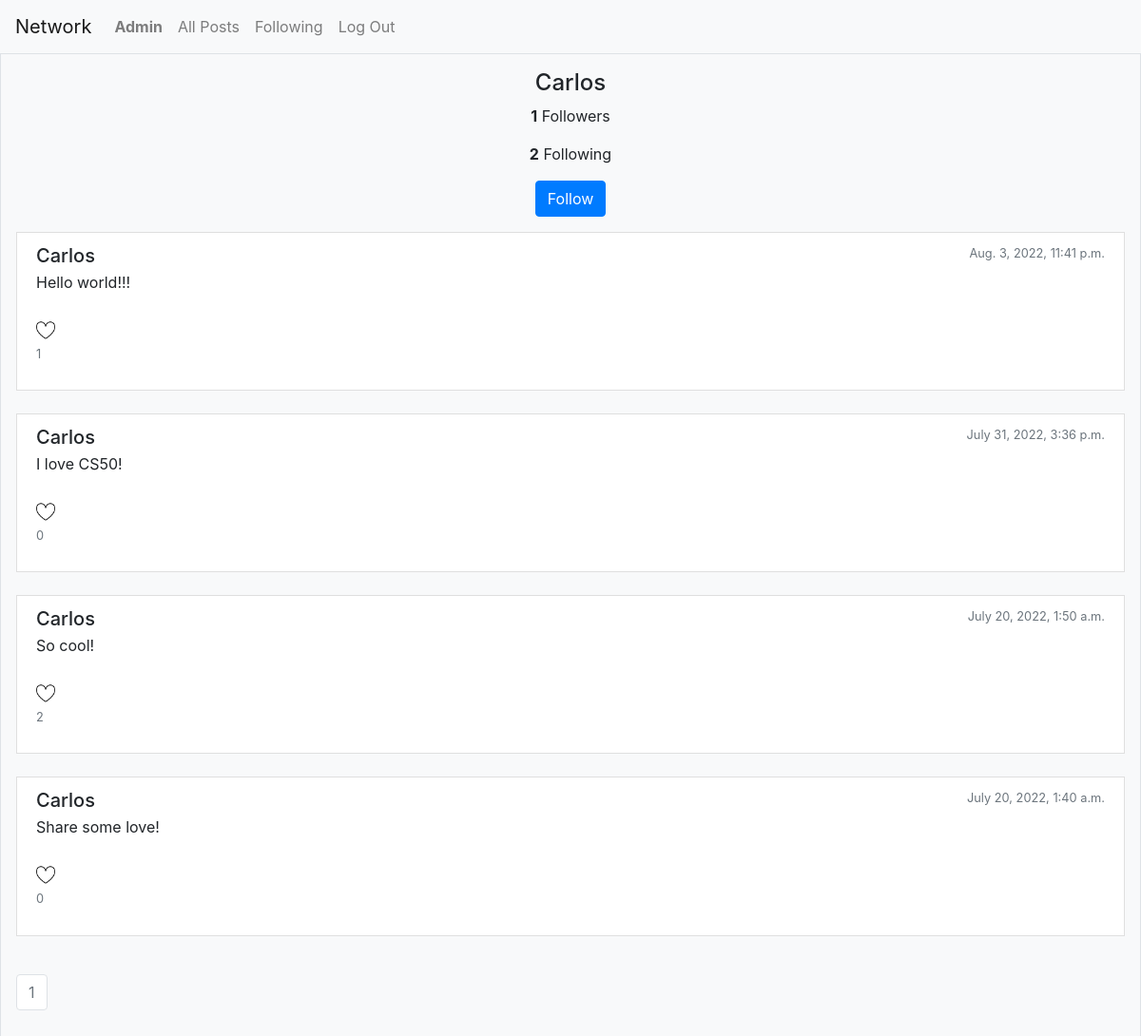
Page /user_profile/1 (signed in) on the committed database.
### network/models.py (models this page shows, shortened)
class User(AbstractUser):
    pass
    following = models.ManyToManyField("self", blank=True, related_name='followers', symmetrical=False)

class PostModel(models.Model):
    body = models.CharField(max_length=280)
    likes = models.ManyToManyField("User", blank=True, related_name='likes', symmetrical=False)
    created_by = models.ForeignKey("User", on_delete=models.CASCADE)
    created_at = models.DateTimeField(auto_now_add=True)

### network/views.py (the view)
# urls.py: path("user_profile/<str:user>", views.user_profile, name="user_profile"),
@login_required
def user_profile(request, user):
    posts = PostModel.objects.filter(created_by = user).annotate(number_of_likes=Count('likes', distinct=True)).order_by('-created_at')
    print(posts)
    paginator = Paginator(posts, 10)
    page_number = request.GET.get('page')
    page_obj = paginator.get_page(page_number)
    following = User.objects.get(pk = user).following.all().count()
    followers = User.objects.get(pk = user).followers.all().count()
    already_follows = User.objects.get(pk = request.user.id).following.all().filter(id = user).exists()
    print('already_follows: ' + str(already_follows))
    print('request.user.id: ' + str(request.user.id))
    profile_owner = str(user) == str(request.user.id)
    return render(request, "network/user_profile.html", {
        'user': User.objects.get(pk = user),
        'page_obj': page_obj,
        'following': following,
        'followers': followers,
        'already_follows': already_follows,
        'profile_owner': profile_owner
    })

### network/templates/network/user_profile.html (shortened to what this page needs)
{% extends "network/layout.html" %}
{% load static %}
{% block body %}
<div class="row gx-5">
    <div class="col">
        <div class="p-3 border bg-light">
            <div style="text-align: center;">
                <h4>{{ user.username }}</h4>
                <p><strong>{{ followers }}</strong> Followers</p>
                <p><strong>{{ following }}</strong> Following</p>
                {% if profile_owner == True %}
                {% elif already_follows == True %}
                <form method="post" action="{% url 'unfollow' user.pk %}">
                    {% csrf_token %}
                    <button type="submit" class="btn btn-primary">Unfollow</button>
                </form>
                {% elif already_follows == False %}
                <form method="post" action="{% url 'follow' user.pk %}">
                    <button type="submit" class="btn btn-primary">Follow</button>
                </form>
                {% endif %}
            </div>
            <div>
                <p>
                {% for post in page_obj %}
                <div class="list-group-item">
                    <div class="d-flex w-100 justify-content-between">
                        <h5 class="mb-1">{{ post.created_by }}</h5>
                        <small class="text-muted">{{ post.created_at }}</small>
                    </div>
                    <p id="post_body_{{ post.id }}" class="mb-1">{{ post.body }}</p>
                    <small class="text-muted">
                        <textarea id='edit_textarea_{{ post.id }}' style="display: none;"></textarea><br>
                        {% if request.user in post.likes.all %}
                        <input id='like_button_{{ post.id }}' type="image" style="width: 20px;" onclick="like_post('{{ post.id }}', '{{ request.user.id }}')" src="{% static 'network/unlike.png' %}">
                        {% else %}
                        <input id='like_button_{{ post.id }}' type="image" style="width: 20px;" onclick="like_post('{{ post.id }}', '{{ request.user.id }}')" src="{% static 'network/like.png' %}">
                        {% endif %}
                        <p id="post_{{ post.id }}"> {{ post.number_of_likes }} </p>
                    </small>
                </div>
                <br>
                {% endfor %}
                </p>
            </div>
            <nav>
                <ul class="pagination">
                        <li class="page-item disabled"><a class="page-link" href="?page={{ page_obj.number }}">{{ page_obj.number }}</a></li>
                </ul>
            </nav>
        </div>
    </div>
</div>
{% endblock %}

### network/templates/network/layout.html (shortened to what this page needs)
{% load static %}
<!DOCTYPE html>
<html lang="en">
    <head>
        <link rel="stylesheet" href="https://stackpath.bootstrapcdn.com/bootstrap/4.4.1/css/bootstrap.min.css">
        <link rel="stylesheet" href="{% static 'network/styles.css' %}">
    </head>
    <body>
        <nav class="navbar navbar-expand-lg navbar-light bg-light">
            <a class="navbar-brand" href="#">Network</a>
            <div>
              <ul class="navbar-nav mr-auto">
                {% if user.is_authenticated %}
                    <li class="nav-item">
                        <a class="nav-link" href="{% url 'user_profile' request.user.id %}"><strong>{{ request.user.username }}</strong></a>
                    </li>
                {% endif %}
                <li class="nav-item">
                  <a id="all-posts" class="nav-link" href="{% url 'index' %}">All Posts</a>
                </li>
                {% if user.is_authenticated %}
                    <li class="nav-item">
                        <a class="nav-link" href="{% url 'following' %}">Following</a>
                    </li>
                    <li class="nav-item">
                        <a class="nav-link" href="{% url 'logout' %}">Log Out</a>
                    </li>
                {% endif %}
              </ul>
            </div>
          </nav>
        <div class="body">
            {% block body %}
            {% endblock %}
        </div>
    </body>
</html>

### rows in the picture
User: user.username "Admin"
User: username "Carlos"
PostModel: created_by "Carlos", created_at "Aug. 3, 2022, 11:41 p.m.", body "Hello world!!!", number_of_likes "1"
PostModel: created_by "Carlos", created_at "July 31, 2022, 3:36 p.m.", body "I love CS50!", number_of_likes "0"
PostModel: created_by "Carlos", created_at "July 20, 2022, 1:50 a.m.", body "So cool!", number_of_likes "2"
PostModel: created_by "Carlos", created_at "July 20, 2022, 1:40 a.m.", body "Share some love!", number_of_likes "0"

### other values in the picture
{{ followers }} "1"
{{ following }} "2"
{{ page_obj.number }} "1"
